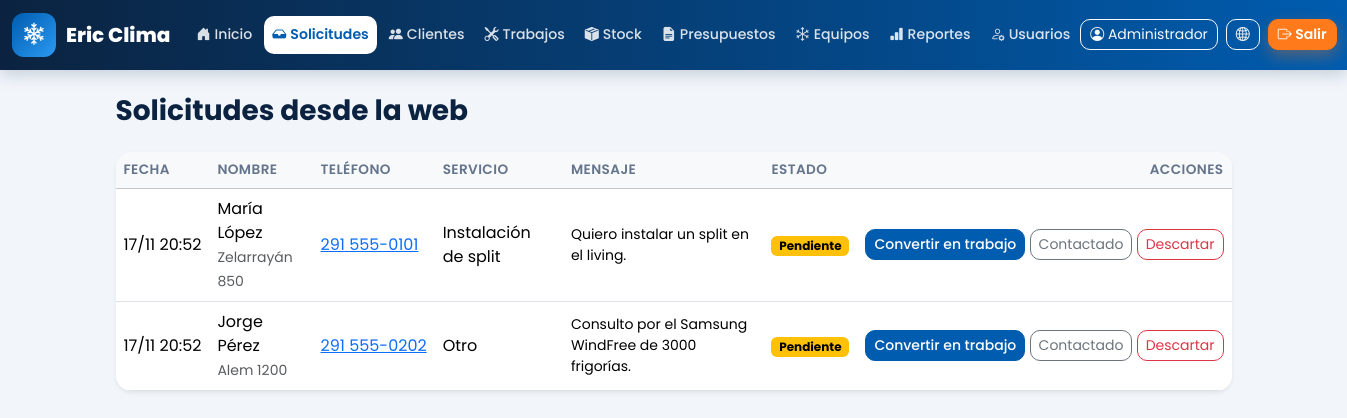
Screenshot of /admin/solicitudes.php (signed in) with the database file from the repository.
### tables this page shows
CREATE TABLE solicitudes (
    id           INT AUTO_INCREMENT PRIMARY KEY,
    nombre       VARCHAR(120) NOT NULL,
    telefono     VARCHAR(30)  NOT NULL,
    direccion    VARCHAR(150) NULL,
    servicio_id  INT NULL,
    mensaje      TEXT NULL,
    fecha        DATETIME NOT NULL DEFAULT CURRENT_TIMESTAMP,
    estado       ENUM('pendiente','contactado','convertida') NOT NULL DEFAULT 'pendiente',
    cliente_id   INT NULL,
    CONSTRAINT fk_solicitudes_servicio FOREIGN KEY (servicio_id) REFERENCES servicios(id) ON DELETE SET NULL,
    CONSTRAINT fk_solicitudes_cliente  FOREIGN KEY (cliente_id)  REFERENCES clientes(id)  ON DELETE SET NULL
);

CREATE TABLE servicios (
    id           INT AUTO_INCREMENT PRIMARY KEY,
    nombre       VARCHAR(80) NOT NULL UNIQUE,
    descripcion  VARCHAR(255) NULL,
    precio_base  DECIMAL(12,2) NOT NULL DEFAULT 0,
    activo       TINYINT(1) NOT NULL DEFAULT 1
);

### web/admin/solicitudes.php (the view, shortened to what this page needs)
<?php
require_once __DIR__ . '/../includes/funciones.php';
$solicitudes = $pdo->query(
    "SELECT so.*, s.nombre AS servicio FROM solicitudes so LEFT JOIN servicios s ON s.id = so.servicio_id
     ORDER BY so.estado = 'pendiente' DESC, so.fecha DESC"
)->fetchAll();
require __DIR__ . '/../includes/header.php';
?>
<div class="card shadow-sm">
    <div class="table-responsive">
        <table class="table table-hover align-middle mb-0">
            <thead class="table-light">
                <tr><th>Fecha</th><th>Nombre</th><th>Teléfono</th><th>Servicio</th><th>Mensaje</th><th>Estado</th><th class="text-end">Acciones</th></tr>
            </thead>
            <tbody>
            <?php foreach ($solicitudes as $s): ?>
                <tr>
                    <td class="text-nowrap"><?= date('d/m H:i', strtotime($s['fecha'])) ?></td>
                    <td><?= h($s['nombre']) ?><br><small class="text-muted"><?= h($s['direccion']) ?></small></td>
                    <td class="text-nowrap"><a href="https://wa.me/549<?= h(preg_replace('/\D/', '', $s['telefono'])) ?>" target="_blank" rel="noopener"><?= h($s['telefono']) ?></a></td>
                    <td><?= h($s['servicio'] ?? 'Otro') ?></td>
                    <td class="small"><?= h($s['mensaje']) ?></td>
                    <td><?= badgeEstado($s['estado']) ?></td>
                    <td class="text-end text-nowrap">
                        <?php if ($s['estado'] === 'pendiente' || $s['estado'] === 'contactado'): ?>
                            <form method="post" class="d-inline">
                                <button name="accion" value="convertir" class="btn btn-sm btn-marca">Convertir en trabajo</button>
                                <?php if ($s['estado'] === 'pendiente'): ?>
                                    <button name="accion" value="contactado" class="btn btn-sm btn-outline-secondary">Contactado</button>
                                <?php endif; ?>
                                <button name="accion" value="descartada" class="btn btn-sm btn-outline-danger" onclick="return confirm(<?= h(json_encode('¿Seguro que querés descartar la solicitud de ' . $s['nombre'] . "?
Se va a borrar y no va a aparecer más, ni acá ni en el programa de escritorio.", JSON_UNESCAPED_UNICODE)) ?>)">Descartar</button>
                            </form>
                        <?php endif; ?>
                    </td>
                </tr>
            <?php endforeach; ?>
            </tbody>
        </table>
    </div>
</div>
<?php require __DIR__ . '/../includes/footer.php';

### web/includes/funciones.php (shortened to what this page needs)
<?php
function h($texto): string
{
    return htmlspecialchars((string)$texto, ENT_QUOTES, 'UTF-8');
}
function badgeEstado(string $estado): string
{
    $colores = ['pendiente' => 'warning', 'agendado' => 'primary', 'realizado' => 'success', 'cancelado' => 'secondary',
                'contactado' => 'info', 'convertida' => 'success', 'aceptado' => 'success', 'vencido' => 'secondary'];
    return '<span class="badge text-bg-' . ($colores[$estado] ?? 'light') . '">' . h(ucfirst($estado)) . '</span>';
}

### web/assets/css/estilos.css (style rules this page uses)
:root { --marca: #005caf; --marca-oscuro: #003f7d; --marca-noche: #0b2340; --marca-claro: #eaf3fc; --acento: #ff7a1a; --acento-oscuro: #e9650a; --verde-wa: #25d366; --texto: #1f2d3d; --gris: #64748b; --sombra: 0 10px 30px rgba(11, 35, 64, .08); --sombra-fuerte: 0 18px 40px rgba(11, 35, 64, .16); }
.btn-marca { background-color: var(--marca); border-color: var(--marca); color: #fff; font-weight: 500; }
.panel { font-family: 'Poppins', system-ui, sans-serif; background: #f2f6fb; }
.panel .card { border: 0; border-radius: 16px; overflow: hidden; }
.panel .table thead th { font-weight: 600; font-size: .85rem; text-transform: uppercase; letter-spacing: .03em; color: var(--gris); }
.panel .btn { border-radius: 10px; }

### rows the page displays
solicitudes: fecha "17/11 20:52", nombre "María López", direccion "Zelarrayán 850", telefono "291 555-0101", servicio.nombre "Instalación de split", mensaje "Quiero instalar un split en el living.", estado "Pendiente", shows "Contactado"
solicitudes: fecha "17/11 20:52", nombre "Jorge Pérez", direccion "Alem 1200", telefono "291 555-0202", servicio "Otro", mensaje "Consulto por el Samsung WindFree de 3000 frigorías.", estado "Pendiente", shows "Contactado"

### other values shown
$texto "Inicio"
$texto "Solicitudes"
$texto "Clientes"
$texto "Trabajos"
$texto "Stock"
$texto "Presupuestos"
$texto "Equipos"
$texto "Reportes"
$texto "Usuarios"
$u['nombre'] "Administrador"
$titulo "Solicitudes desde la web"
